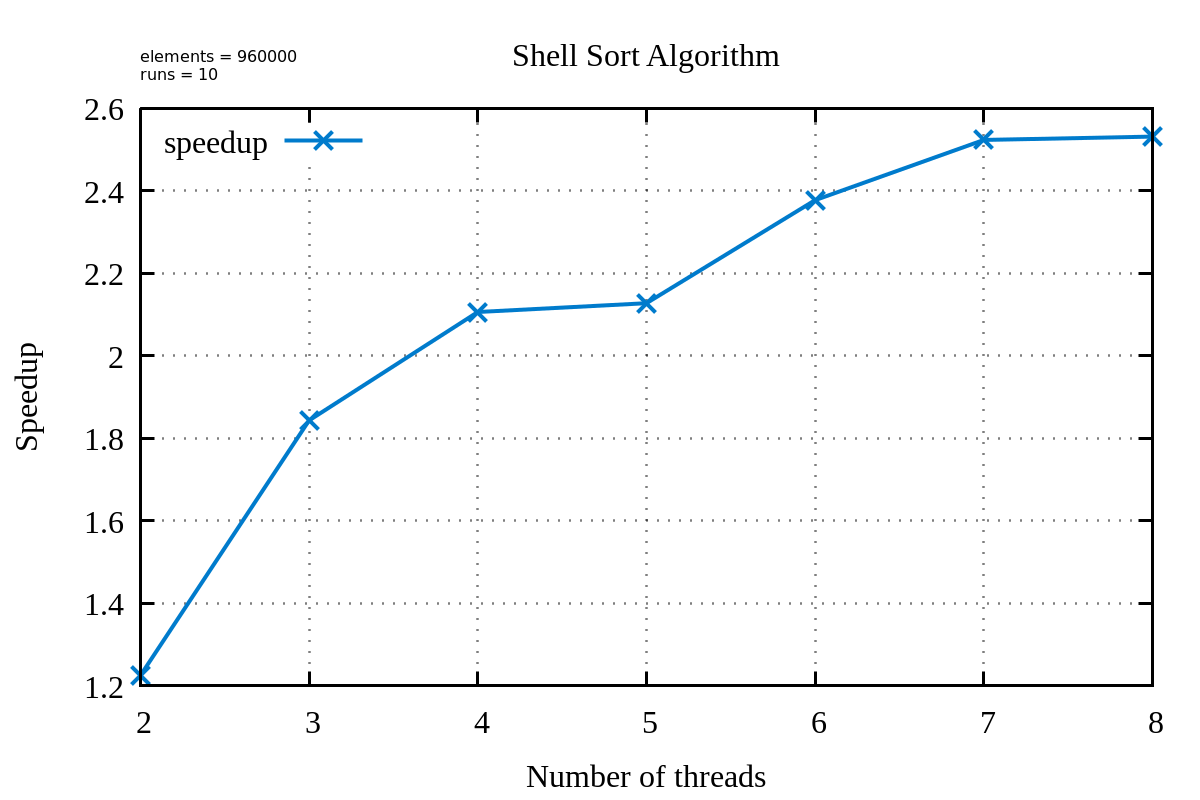

Source code (gnuplot):
set term pngcairo enhanced font "Times,24" size 1200,800
set title "Shell Sort Algorithm"
set xlabel "Number of threads"
set ylabel "Speedup"
set output "speedup.png"
set key inside top left nobox
set label 1 "elements = 960000"
set label 1 at graph 0.00, 1.09  font " ,12"
set label 2 "runs = 10"
set label 2 at graph 0.00, 1.06  font " ,12"
set border lw 3
set grid lw 2.5
set pointsize 3.0

plot "speedup" using 1:2 \
     ti "speedup" \
     with lp lw 4 pt 2 lc rgb '#007BCC'
